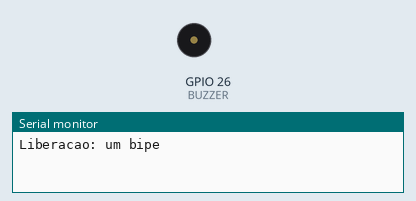
Recording of a sketch running on a simulated ESP32. Parts: buzzer (waves = sounding), the last lines printed to the serial monitor.

Above: at 1.1 s.
At 2.58 s:
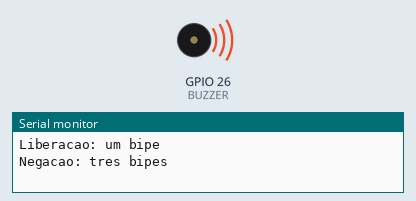
Timing chart, 0 to 7.3 s (numbered marks = the images above):
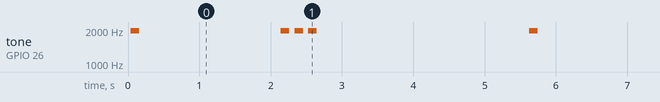

The sketch:

buzzer.ino
```cpp
// Buzzer: sinalizacao sonora no GPIO26; referencia comum GND.
// Teste: um bipe de liberacao e tres de negacao.
// Reproduz a rotina usada no teste integrado.
const int BUZZER=26;
void tocarBipes(int quantidade){
 for(int b=0;b<quantidade;b++){
  for(int c=0;c<200;c++){
   digitalWrite(BUZZER,HIGH);delayMicroseconds(250);
   digitalWrite(BUZZER,LOW);delayMicroseconds(250);
  }
  if(b+1<quantidade)delay(90);
 }
}
void setup(){Serial.begin(115200);pinMode(BUZZER,OUTPUT);digitalWrite(BUZZER,LOW);}
void loop(){
 Serial.println("Liberacao: um bipe");tocarBipes(1);delay(2000);
 Serial.println("Negacao: tres bipes");tocarBipes(3);delay(3000);
}
```

Measured:
- by itself, tone on GPIO 26 (BUZZER): repeats every 5.6 s: silent 2.0 s, 2 × (1969 Hz 0.12 s, silent 0.07 s), 1969 Hz 0.12 s, silent 3.0 s, 1969 Hz 0.12 s
